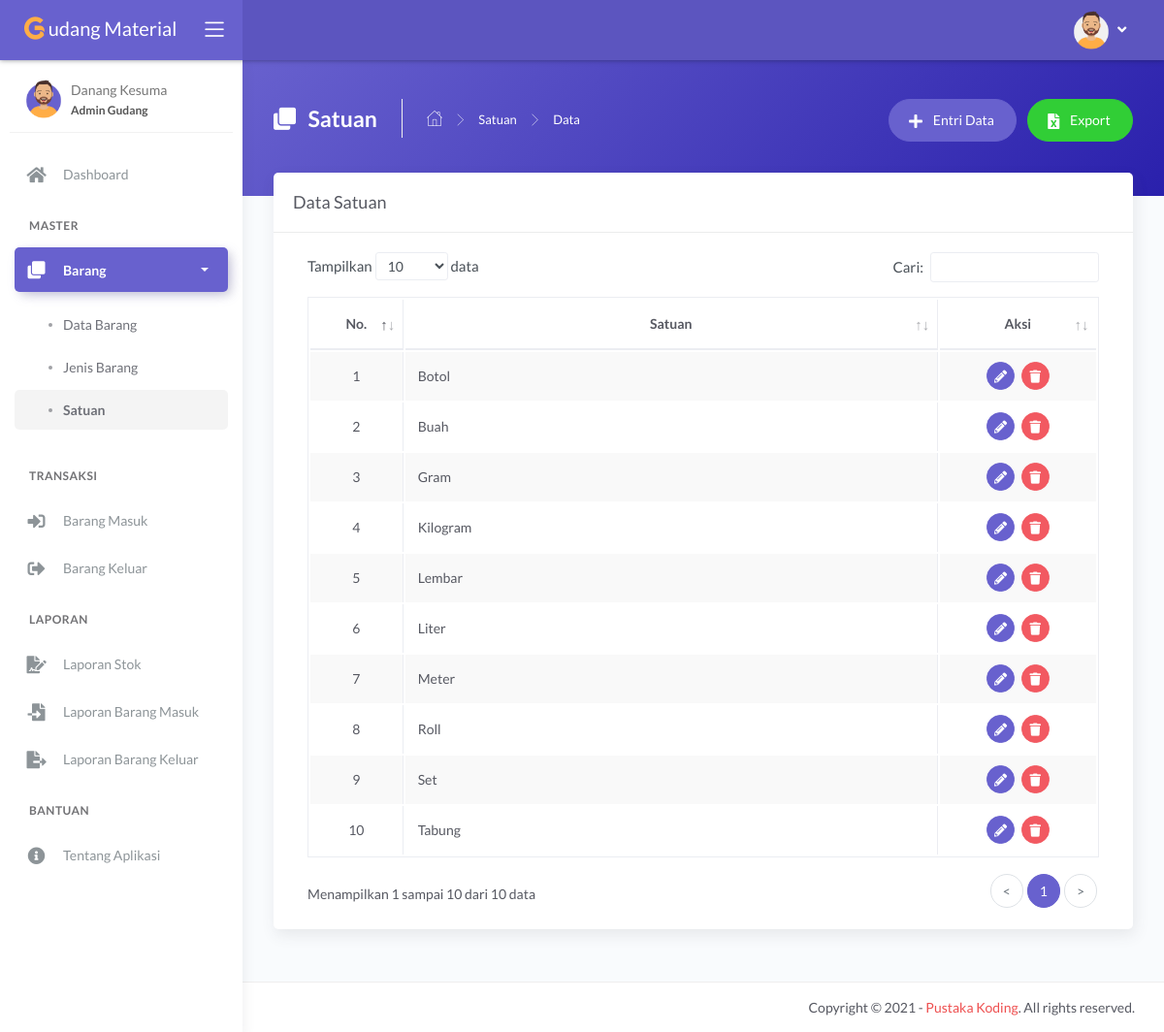
The page /main.php?module=satuan (signed in) on the database its author committed.
### tables this page shows
CREATE TABLE `tbl_satuan` (
  `id_satuan` int(11) NOT NULL,
  `nama_satuan` varchar(30) NOT NULL
);

### modules/satuan/tampil_data.php (the view, shortened to what this page needs)
<?php
if (basename($_SERVER['PHP_SELF']) === basename(__FILE__)) {
    header('location: 404.html');
}
else {
?>
    <div class="panel-header bg-secondary-gradient">
        <div class="page-inner py-45">
            <div class="d-flex align-items-left align-items-md-top flex-column flex-md-row">
                <div class="page-header text-white">
                    <h4 class="page-title text-white"><i class="fas fa-clone mr-2"></i> Satuan</h4>
                    <ul class="breadcrumbs">
                        <li class="nav-home"><a href="?module=dashboard"><i class="flaticon-home text-white"></i></a></li>
                        <li class="separator"><i class="flaticon-right-arrow"></i></li>
                        <li class="nav-item"><a href="?module=satuan" class="text-white">Satuan</a></li>
                        <li class="separator"><i class="flaticon-right-arrow"></i></li>
                        <li class="nav-item"><a>Data</a></li>
                    </ul>
                </div>
                <div class="ml-md-auto py-2 py-md-0">
                    <a href="?module=form_entri_satuan" class="btn btn-secondary btn-round mr-2">
                        <span class="btn-label"><i class="fa fa-plus mr-2"></i></span> Entri Data
                    </a>
                    <a href="modules/satuan/export.php" class="btn btn-success btn-round">
                        <span class="btn-label"><i class="fa fa-file-excel mr-2"></i></span> Export
                    </a>
                </div>
            </div>
        </div>
    </div>
    <div class="page-inner mt--5">
        <div class="card">
            <div class="card-header">
                <div class="card-title">Data Satuan</div>
            </div>
            <div class="card-body">
                <div class="table-responsive">
                    <table id="basic-datatables" class="display table table-bordered table-striped table-hover">
                        <thead>
                            <tr>
                                <th class="text-center">No.</th>
                                <th class="text-center">Satuan</th>
                                <th class="text-center">Aksi</th>
                            </tr>
                        </thead>
                        <tbody>
                            <?php
                            $no = 1;
                            $query = mysqli_query($mysqli, "SELECT * FROM tbl_satuan ORDER BY id_satuan DESC")
                                                            or die('Ada kesalahan pada query tampil data : ' . mysqli_error($mysqli));
                            while ($data = mysqli_fetch_assoc($query)) { ?>
                                <tr>
                                    <td width="30" class="text-center"><?php echo $no++; ?></td>
                                    <td width="300"><?php echo $data['nama_satuan']; ?></td>
                                    <td width="70" class="text-center">
                                        <div>
                                            <a href="?module=form_ubah_satuan&id=<?php echo $data['id_satuan']; ?>" class="btn btn-icon btn-round btn-secondary btn-sm mr-md-1" data-toggle="tooltip" data-placement="top" title="Ubah">
                                                <i class="fas fa-pencil-alt fa-sm"></i>
                                            </a>
                                            <a href="modules/satuan/proses_hapus.php?id=<?php echo $data['id_satuan']; ?>" onclick="return confirm('Anda yakin ingin menghapus data satuan <?php echo $data['nama_satuan']; ?>?')" class="btn btn-icon btn-round btn-danger btn-sm" data-toggle="tooltip" data-placement="top" title="Hapus">
                                                <i class="fas fa-trash fa-sm"></i>
                                            </a>
                                        </div>
                                    </td>
                                </tr>
                            <?php } ?>
                        </tbody>
                    </table>
                </div>
            </div>
        </div>
    </div>
<?php } ?>

### rows shown on the page
tbl_satuan: nama_satuan "Botol"
tbl_satuan: nama_satuan "Buah"
tbl_satuan: nama_satuan "Gram"
tbl_satuan: nama_satuan "Kilogram"
tbl_satuan: nama_satuan "Lembar"
tbl_satuan: nama_satuan "Liter"
tbl_satuan: nama_satuan "Meter"
tbl_satuan: nama_satuan "Roll"
tbl_satuan: nama_satuan "Set"
tbl_satuan: nama_satuan "Tabung"

### other values the page prints
$_SESSION['nama_user'] "Danang Kesuma"
$_SESSION['hak_akses'] "Admin Gudang"
